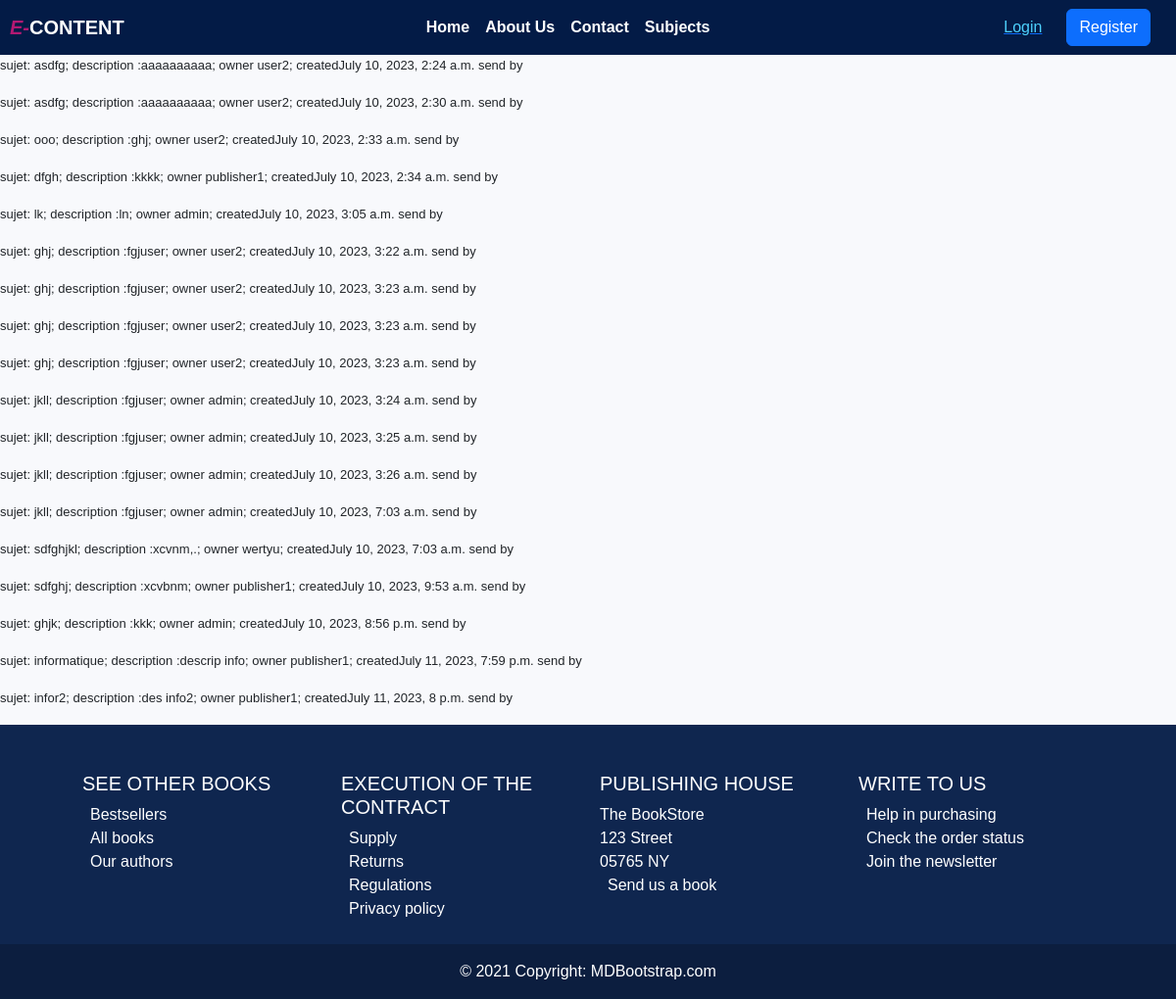
The page /course/proposal/list_proposal on the database its author committed.
### courses/models.py (models this page shows, shortened)
class SubProposal(models.Model):
    owner = models.ForeignKey(User, on_delete=models.CASCADE)
    name = models.CharField(max_length=50)
    description = models.TextField(max_length=500)
    created = models.DateTimeField(auto_now_add=True)

### courses/views.py (the view)
# urls.py: path('proposal/list_proposal', listSubProposal.as_view(), name='listpro'),
class listSubProposal(ListView):
    context_object_name = 'proposals'
    model = SubProposal
    template_name = 'courses/proposals/examinations/list_proposal.html'

### carts/context_processors.py (called while the page is built)
def cart(request):
    return {'cart': Cart(request)}

### courses/templates/courses/proposals/examinations/list_proposal.html
{%extends 'bases.html'%}
{%block content%}
    {%for p in proposals%}
        <p>sujet: {{p.name}}; description :{{p.description}}; owner {{p.owner}};   created{{p.created}} send by {{request.user.username}}</p>
    {%endfor%}
{%endblock%}

### static/css2.css (style rules this page uses)
body { background-color: rgb(248, 249, 252); }

### static/chloe/css_ch/style.css (style rules this page uses)
body { font-family: 'Montserrat', sans-serif; }
p { font-size: 13px; line-height: 22px; }

### rows shown on the page
SubProposal: name "asdfg", description "aaaaaaaaaa", owner "user2", created "July 10, 2023, 2:24 a.m."
SubProposal: name "asdfg", description "aaaaaaaaaa", owner "user2", created "July 10, 2023, 2:30 a.m."
SubProposal: name "ooo", description "ghj", owner "user2", created "July 10, 2023, 2:33 a.m."
SubProposal: name "dfgh", description "kkkk", owner "publisher1", created "July 10, 2023, 2:34 a.m."
SubProposal: name "lk", description "ln", owner "admin", created "July 10, 2023, 3:05 a.m."
SubProposal: name "ghj", description "fgjuser", owner "user2", created "July 10, 2023, 3:22 a.m."
SubProposal: name "ghj", description "fgjuser", owner "user2", created "July 10, 2023, 3:23 a.m."
SubProposal: name "ghj", description "fgjuser", owner "user2", created "July 10, 2023, 3:23 a.m."
SubProposal: name "ghj", description "fgjuser", owner "user2", created "July 10, 2023, 3:23 a.m."
SubProposal: name "jkll", description "fgjuser", owner "admin", created "July 10, 2023, 3:24 a.m."
SubProposal: name "jkll", description "fgjuser", owner "admin", created "July 10, 2023, 3:25 a.m."
SubProposal: name "jkll", description "fgjuser", owner "admin", created "July 10, 2023, 3:26 a.m."
SubProposal: name "jkll", description "fgjuser", owner "admin", created "July 10, 2023, 7:03 a.m."
SubProposal: name "sdfghjkl", description "xcvnm,.", owner "wertyu", created "July 10, 2023, 7:03 a.m."
SubProposal: name "sdfghj", description "xcvbnm", owner "publisher1", created "July 10, 2023, 9:53 a.m."
SubProposal: name "ghjk", description "kkk", owner "admin", created "July 10, 2023, 8:56 p.m."
SubProposal: name "informatique", description "descrip info", owner "publisher1", created "July 11, 2023, 7:59 p.m."
SubProposal: name "infor2", description "des info2", owner "publisher1", created "July 11, 2023, 8 p.m."
